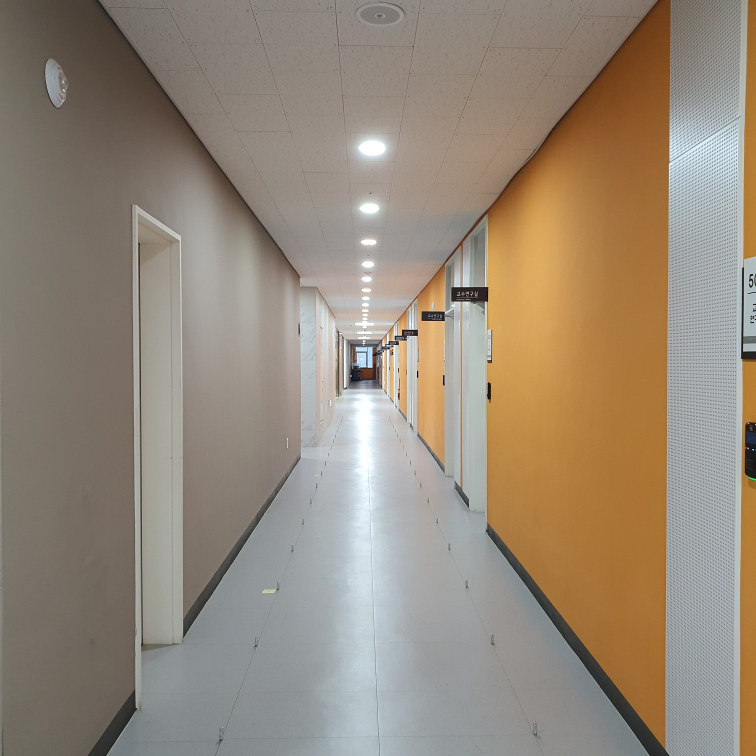
#> input picture data/KakaoTalk_20230515_165448739.jpg, 1512 x 1512 px (shown at 1/2 size)
$ python Measurement.py
#> lines starting #> are read from the running program, lines starting #| are printed output that depends on the picture; after the words box and inside, x2 and y2 are one past the last pixel; in counts of white or black regions, pixels touching at a corner belong together; long printed decimals are rounded
### utils/vanishing_point.py
import os
import cv2
import math
import numpy as np


# Threshold by which lines will be rejected wrt the horizontal
REJECT_DEGREE_TH = 4.0


# [32 lines left out: function ReadImage, not called in this run]


def FilterLines(Lines):
    FinalLines = []

    for Line in Lines:
        [[x1, y1, x2, y2]] = Line

        # Calculating equation of the line: y = mx + c
        if x1 != x2:
            m = (y2 - y1) / (x2 - x1)
        else:
            m = 100000000
        c = y2 - m*x2
        # theta will contain values between -90 -> +90.
        theta = math.degrees(math.atan(m))

        # Rejecting lines of slope near to 0 degree or 90 degree and storing others
        if REJECT_DEGREE_TH <= abs(theta) <= (90 - REJECT_DEGREE_TH):
            l = math.sqrt( (y2 - y1)**2 + (x2 - x1)**2 )    # length of the line
            FinalLines.append([x1, y1, x2, y2, m, c, l])


    # Removing extra lines
    # (we might get many lines, so we are going to take only longest 15 lines
    # for further computation because more than this number of lines will only
    # contribute towards slowing down of our algo.)
    if len(FinalLines) > 15:
        FinalLines = sorted(FinalLines, key=lambda x: x[-1], reverse=True)
        FinalLines = FinalLines[:15]

    return FinalLines


def GetLines(Image):
    # Converting to grayscale
    GrayImage = cv2.cvtColor(Image, cv2.COLOR_BGR2GRAY)
    # Blurring image to reduce noise.
    BlurGrayImage = cv2.GaussianBlur(GrayImage, (5, 5), 1)
    # Generating Edge image
    EdgeImage = cv2.Canny(BlurGrayImage, 40, 255)

    # Finding Lines in the image
    Lines = cv2.HoughLinesP(EdgeImage, 1, np.pi / 180, 50, 10, 15)

    # Check if lines found and exit if not.
    if Lines is None:
        print("Not enough lines found in the image for Vanishing Point detection.")
        exit(0)

    # Filtering Lines wrt angle
    FilteredLines = FilterLines(Lines)

    return FilteredLines


def GetVanishingPoint(Lines):
    # We will apply RANSAC inspired algorithm for this. We will take combination
    # of 2 lines one by one, find their intersection point, and calculate the
    # total error(loss) of that point. Error of the point means root of sum of
    # squares of distance of that point from each line.
    VanishingPoint = None
    MinError = 100000000000

    for i in range(len(Lines)):
        for j in range(i+1, len(Lines)):
            m1, c1 = Lines[i][4], Lines[i][5]
            m2, c2 = Lines[j][4], Lines[j][5]

            if m1 != m2:
                x0 = (c1 - c2) / (m2 - m1)
                y0 = m1 * x0 + c1

                err = 0
                for k in range(len(Lines)):
                    m, c = Lines[k][4], Lines[k][5]
                    m_ = (-1 / m)
                    c_ = y0 - m_ * x0

                    x_ = (c - c_) / (m_ - m)
                    y_ = m_ * x_ + c_

                    l = math.sqrt((y_ - y0)**2 + (x_ - x0)**2)

                    err += l**2

                err = math.sqrt(err)

                if MinError > err:
                    MinError = err
                    VanishingPoint = [x0, y0]

    return VanishingPoint


# [4 lines left out: function get_image_size, not called in this run]


def find_theta(img):
    Image = img

    # Getting the lines form the image
    Lines = GetLines(Image)

    # Get vanishing point
    VanishingPoint = GetVanishingPoint(Lines)

    # Checking if vanishing point found
    if VanishingPoint is None:
        print(
            "Vanishing Point not found. Possible reason is that not enough lines are found in the image for determination of vanishing point.")

    # Drawing lines and vanishing point
    for Line in Lines:
        cv2.line(Image, (Line[0], Line[1]), (Line[2], Line[3]), (0, 255, 0), 5)
    cv2.circle(Image, (int(VanishingPoint[0]), int(VanishingPoint[1])), 10, (0, 0, 255), -1)

    print(VanishingPoint[0], VanishingPoint[1])

    # Showing the final imagekdgkrl
    cv2.namedWindow('OutputImage', cv2.WINDOW_NORMAL)
    cv2.resizeWindow('OutputImage', 1512, 1512)  # 1008, 756)
    cv2.imshow("OutputImage", Image)
    cv2.waitKey(0)

    return VanishingPoint


# [29 lines that do not run on import are left out]


    # [15 lines of commented-out code are left out]

### Measurement.py
import numpy as np
import cv2
import math
import copy
from utils import vanishing_point


def RX(rx):
    return np.array([[1., 0, 0], [0, math.cos(rx), -math.sin(rx)], [0, math.sin(rx), math.cos(rx)]], dtype=np.float32)


def RY(ry):
    return np.array([[math.cos(ry), 0, math.sin(ry)], [0, 1, 0], [-math.sin(ry), 0, math.cos(ry)]], dtype=np.float32)


def RZ(rz):
    return np.array([[math.cos(rz), -math.sin(rz), 0], [math.sin(rz), math.cos(rz), 0], [0, 0, 1]], dtype=np.float32)


class MouseDrag():
    def __init__(self):
        self._dragged = False
        self.start, self.end = (1, 1), (1, 1)


# [13 lines left out: function MouseEventHandler, not called in this run]


def main():
    # Load an image
    img = "./data/KakaoTalk_20230515_165448739.jpg"
    image = cv2.imread(img)
#> image is the input picture: shape (1512, 1512, 3); mean B, G, R 121.6, 137.1, 149.9
    # if image == None: return -1
    h, w = image.shape[:2]
    f, cx, cy, L = 1607, h/2, w/2, 1.45

    # vanishing point & camera rotation
    vp = vanishing_point.find_theta(image)
#> in GetLines, `GrayImage = cv2.cvtColor(Image, cv2.COLOR_BGR2GRAY)`:
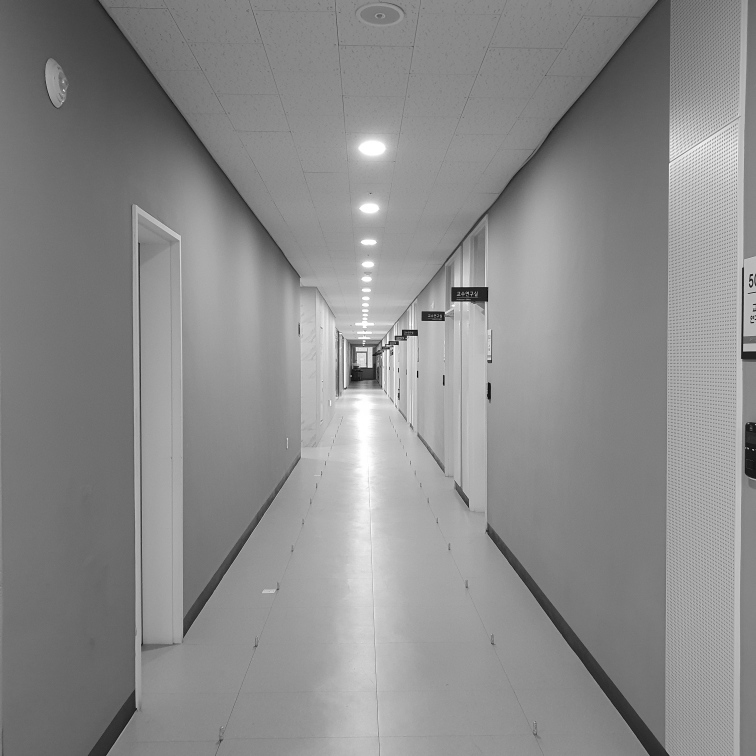
#> GrayImage: shape (1512, 1512) (shown at 1/2 size); min 1, max 255, mean 139.2
#> in GetLines, `EdgeImage = cv2.Canny(BlurGrayImage, 40, 255)`:
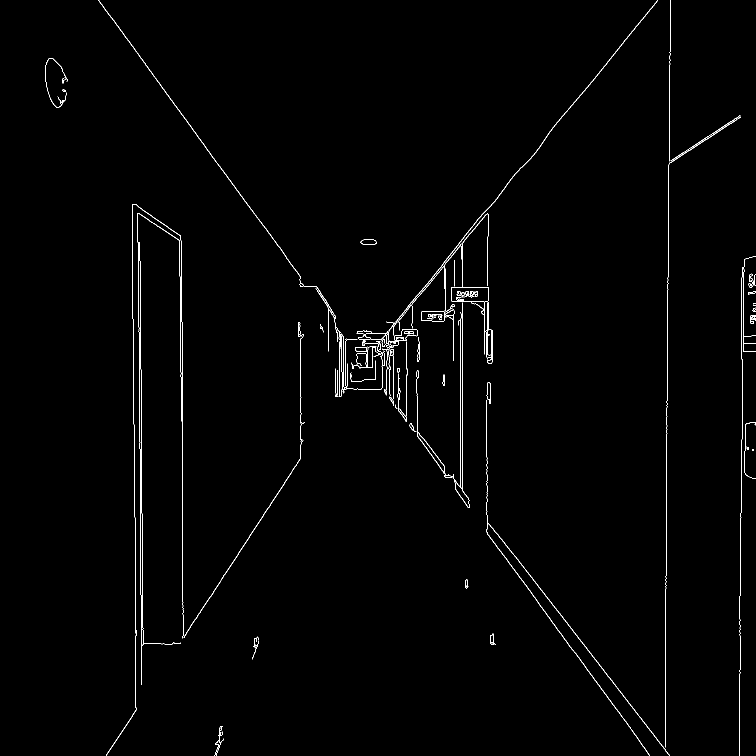
#> EdgeImage: shape (1512, 1512) (shown at 1/2 size); 0.92% white in thin lines or dots
#> in GetLines, `Lines = cv2.HoughLinesP(EdgeImage, 1, np.pi / 180, 50, 10, 15)`: Lines = 177 rows, first 6: [441, 335, 512, 432], [365, 1203, 365, 768], [855, 900, 880, 934], [1165, 1287, 1271, 1422], [797, 820, 811, 840], [924, 979, 924, 618]
#> the loop in FilterLines, `for Line in Lines:` made 177 passes
#> (x1, y1, x2, y2, m, c, theta, l) on passes 1, 3, 4, 5, 7, 8, 9, 10: (441, 335, 512, 432, 1.37, -267.5, 53.8, 120.2), (855, 900, 880, 934, 1.36, -262.8, 53.67, 42.2), (1165, 1287, 1271, 1422, 1.27, -196.7, 51.86, 171.6), (797, 820, 811, 840, 1.43, -318.6, 55.01, 24.41), (1161, 190, 1249, 82, -1.23, 1614.9, -50.83, 139.3), (1015, 1094, 1150, 1266, 1.27, -199.2, 51.87, 218.7), (390, 1239, 421, 1192, -1.52, 1830.3, -56.59, 56.3), (1099, 263, 1128, 228, -1.21, 1589.4, -50.36, 45.45)
#> after the loop in FilterLines, `for Line in Lines:`: FinalLines = 65 items
#> in FilterLines, `FinalLines = FinalLines[:15]`: FinalLines = 15 items
#> the loop in GetVanishingPoint, `for i in range(len(Lines)):` made 15 passes
#> after the loop in GetVanishingPoint, `for i in range(len(Lines)):`: MinError = 9.83; VanishingPoint = [725.2, 724.8]
#> the loop in find_theta, `for Line in Lines:` made 15 passes
#> Line on passes 1 to 8: [1015, 1094, 1150, 1266, 1.27, -199.2, 218.7], [1165, 1287, 1271, 1422, 1.27, -196.7, 171.6], [1338, 327, 1459, 248, -0.653, 1200.6, 144.5], [1161, 190, 1249, 82, -1.23, 1614.9, 139.3], [441, 335, 512, 432, 1.37, -267.5, 120.2], [812, 617, 874, 543, -1.19, 1586.2, 96.54], [274, 411, 349, 464, 0.707, 217.4, 91.84], [305, 149, 352, 213, 1.36, -266.3, 79.4]
#> after the loop in find_theta, `for Line in Lines:`:
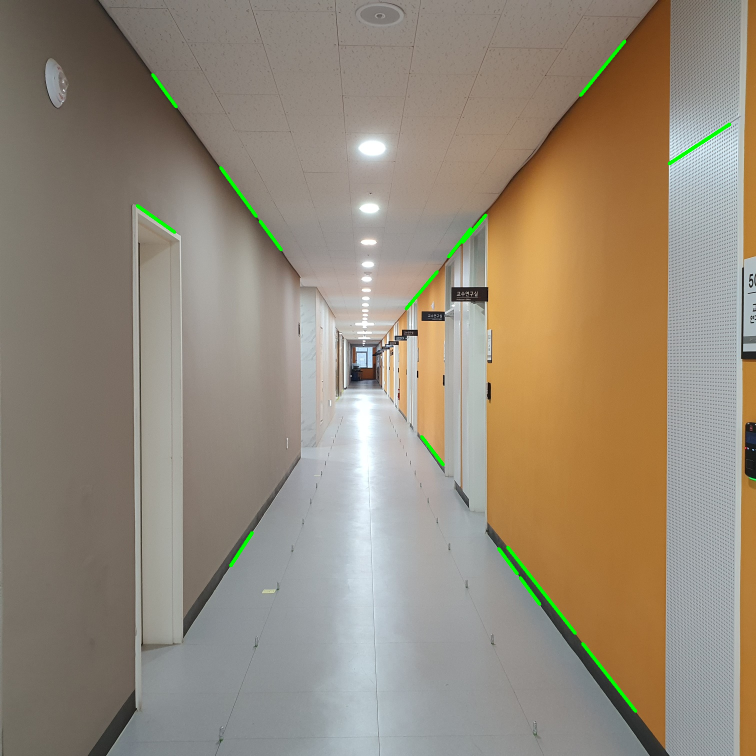
#> Image: shape (1512, 1512, 3) (shown at 1/2 size); 0.49% of pixels changed, all inside (x1, y1, x2, y2) = (271, 79, 1463, 1426)
#| 725.229 724.810
#> vp = [725.2, 724.8]
    x_delta = (cy-vp[1])
#> x_delta = 31.19
    y_delta = (cx-vp[0])
#> y_delta = 30.77
    x_angle = - np.arctan(x_delta / f)
#> x_angle = -0.0194
    y_angle = np.arctan(y_delta / f)
#> y_angle = 0.0191
    z_angle = np.arctan(0 / f)

    cam_ori = np.array([x_angle, y_angle,z_angle])
#> cam_ori = [-0.0194, 0.0191, 0]

    grid_x, grid_z = (-5, 3), (4, 35)

    # Configure mouse callback
    drag = MouseDrag()
    cv2.namedWindow("3DV Tutorial: Pbject Localization and Measurement")
    cv2.setMouseCallback("3DV Tutorial: Pbject Localization and Measurement", MouseEventHandler, drag)  # ?

    # Draw grids on the ground
    K = np.array([[f, 0, cx], [0, f, cy], [0, 0, 1]], dtype=np.float32)
    Rc = RZ(cam_ori[2]) @ RY(cam_ori[1]) @ RX(cam_ori[0])
#> Rc = [[1, -0.000372, 0.0191], [0, 1, 0.0194], [-0.0191, -0.0194, 1]]
    R = Rc.T
#> R = [[1, 0, -0.0191], [-0.000372, 1, -0.0194], [0.0191, 0.0194, 1]]
    tc = np.array([[0, -L, 0]], dtype=np.float32)
    t = -Rc.T @ tc.T
#> t = [0, 1.45, 0.0281]
    # [17 lines of commented-out code are left out]
    while True:
        image_copy = copy.deepcopy(image)
        if drag.end[0] > 0 and drag.end[1] > 0:

            # Calculate object location and height
            a, b = np.array([[drag.start[0] - cx, drag.start[1] - cy, f]], dtype=np.float32), np.array(
                [[drag.end[0] - cx, drag.end[1] - cy, f]], dtype=np.float32)
            c, h = R.T @ a.T, R.T @ b.T
#> c = [-723.8, -723.7, 1635.5]; h = [-723.8, -723.7, 1635.5]
            # if c[1] # 정수비교가 필요하지만, 파이썬에서는 어떻게 하는지 모르므로 패스

            image_copy = cv2.line(image_copy, drag.start, drag.end, (0, 0, 255), 2)
#> image_copy: shape (1512, 1512, 3); mean B, G, R 121.2, 137.8, 149.3
            image_copy = cv2.circle(image_copy, drag.end, 2, (255, 0, 0), -1)
#> image_copy: shape (1512, 1512, 3); mean B, G, R 121.2, 137.8, 149.3
            image_copy = cv2.circle(image_copy, drag.start, 2, (0, 255, 0), -1)
#> image_copy: shape (1512, 1512, 3); mean B, G, R 121.2, 137.8, 149.3
            if ((c[1] / c[2] - h[1] / h[2]) * c[2] / c[1]) > 0:
                L_div_H = 1/ ((c[1] / c[2] - h[1] / h[2]) * c[2] / c[1])

        cv2.imshow("3DV Tutorial: Pbject Localization and Measurement", image_copy)
        if cv2.waitKey(1) == ord('q'): break
#> (key q is pressed here)

    H = float(input("Enter height of object(m): "))  # H: 물체 world 높이
#> the answer given: 100
#> (the run stopped early here; a loop or call above may not have finished)

$ run again, with data/KakaoTalk_21230414_9.jpg copied over data/KakaoTalk_20230515_165448739.jpg
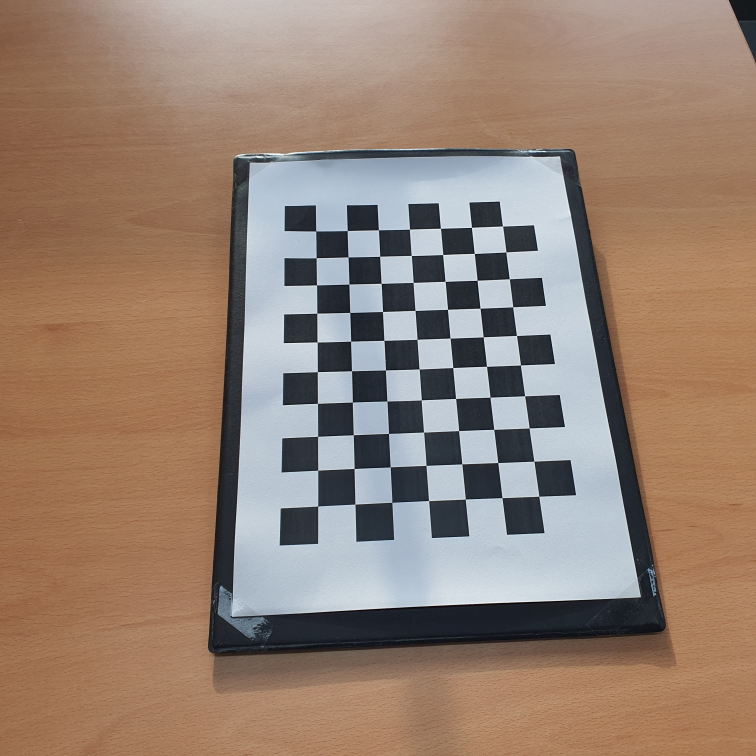
#> input picture data/KakaoTalk_21230414_9.jpg, 1512 x 1512 px (shown at 1/2 size)
#> in main, image is the input picture: shape (1512, 1512, 3); mean B, G, R 114.5, 129, 150.5
#> in GetLines, `EdgeImage = cv2.Canny(BlurGrayImage, 40, 255)`:
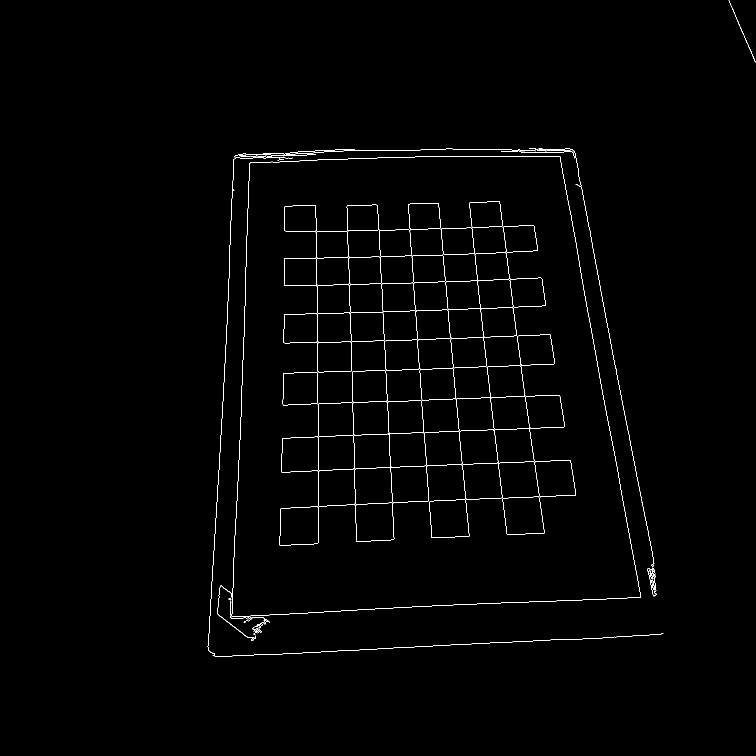
#> EdgeImage: shape (1512, 1512) (shown at 1/2 size); 0.86% white in thin lines or dots, all inside (x1, y1, x2, y2) = (415, 0, 1511, 1314)
#> in GetLines, `Lines = cv2.HoughLinesP(EdgeImage, 1, np.pi / 180, 50, 10, 15)`: Lines = 306 rows, first 6: [626, 1304, 641, 1304], [497, 389, 497, 372], [1274, 954, 1278, 977], [548, 1308, 564, 1308], [893, 583, 896, 618], [778, 873, 778, 890]
#> the loop in FilterLines, `for Line in Lines:` made 306 passes
#> (x1, y1, x2, y2, m, c, theta, l) on passes 3, 5, 8, 17, 19, 21, 27, 31: (1274, 954, 1278, 977, 5.75, -6371.5, 80.13, 23.35), (893, 583, 896, 618, 11.67, -9835.3, 85.1, 35.13), (1267, 917, 1271, 941, 6, -6685, 80.54, 24.33), (981, 797, 983, 820, 11.5, -10484.5, 85.03, 23.09), (949, 510, 952, 538, 9.33, -8347.3, 83.88, 28.16), (1251, 840, 1257, 868, 4.67, -4998, 77.91, 28.64), (1070, 931, 1075, 972, 8.2, -7843, 83.05, 41.3), (908, 754, 911, 796, 14, -11958, 85.91, 42.11)
#> after the loop in FilterLines, `for Line in Lines:`: FinalLines = 37 items
#> in FilterLines, `FinalLines = FinalLines[:15]`: FinalLines = 15 items
#> the loop in GetVanishingPoint, `for i in range(len(Lines)):` made 15 passes
#> after the loop in GetVanishingPoint, `for i in range(len(Lines)):`: MinError = 1061.6; VanishingPoint = [1099.3, 1171.1]
#> the loop in find_theta, `for Line in Lines:` made 15 passes
#> Line on passes 1 to 8: [435, 1228, 496, 1275, 0.77, 892.8, 77.01], [908, 754, 911, 796, 14, -11958, 42.11], [1070, 931, 1075, 972, 8.2, -7843, 41.3], [893, 583, 896, 618, 11.67, -9835.3, 35.13], [1498, 94, 1510, 123, 2.42, -3526.2, 31.38], [1251, 840, 1257, 868, 4.67, -4998, 28.64], [949, 510, 952, 538, 9.33, -8347.3, 28.16], [919, 874, 921, 901, 13.5, -11532.5, 27.07]
#> after the loop in find_theta, `for Line in Lines:`:
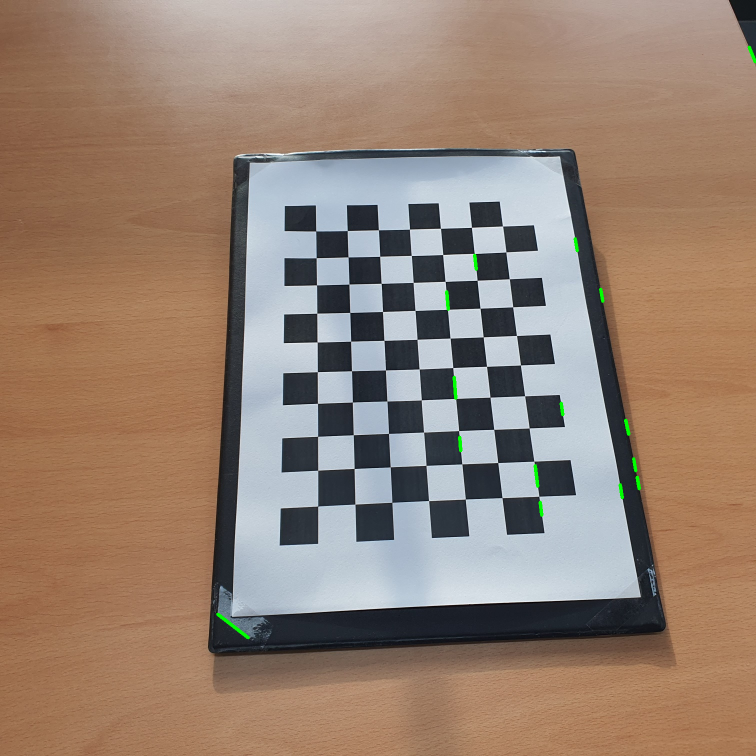
#> Image: shape (1512, 1512, 3) (shown at 1/2 size); 0.17% of pixels changed, all inside (x1, y1, x2, y2) = (432, 91, 1512, 1279)
#| 1099.286 1171.143
#> x_delta = -415.1
#> y_delta = -343.3
#> x_angle = 0.253
#> y_angle = -0.21
#> cam_ori = [0.253, -0.21, 0]
#> Rc = [[0.978, -0.0523, -0.202], [0, 0.968, -0.25], [0.209, 0.245, 0.947]]
#> R = [[0.978, 0, 0.209], [-0.0523, 0.968, 0.245], [-0.202, -0.25, 0.947]]
#> t = [0, 1.4, -0.363]
#> in main, `c, h = R.T @ a.T, R.T @ b.T`: c = [-1023.9, -1132.9, 1179.2]
